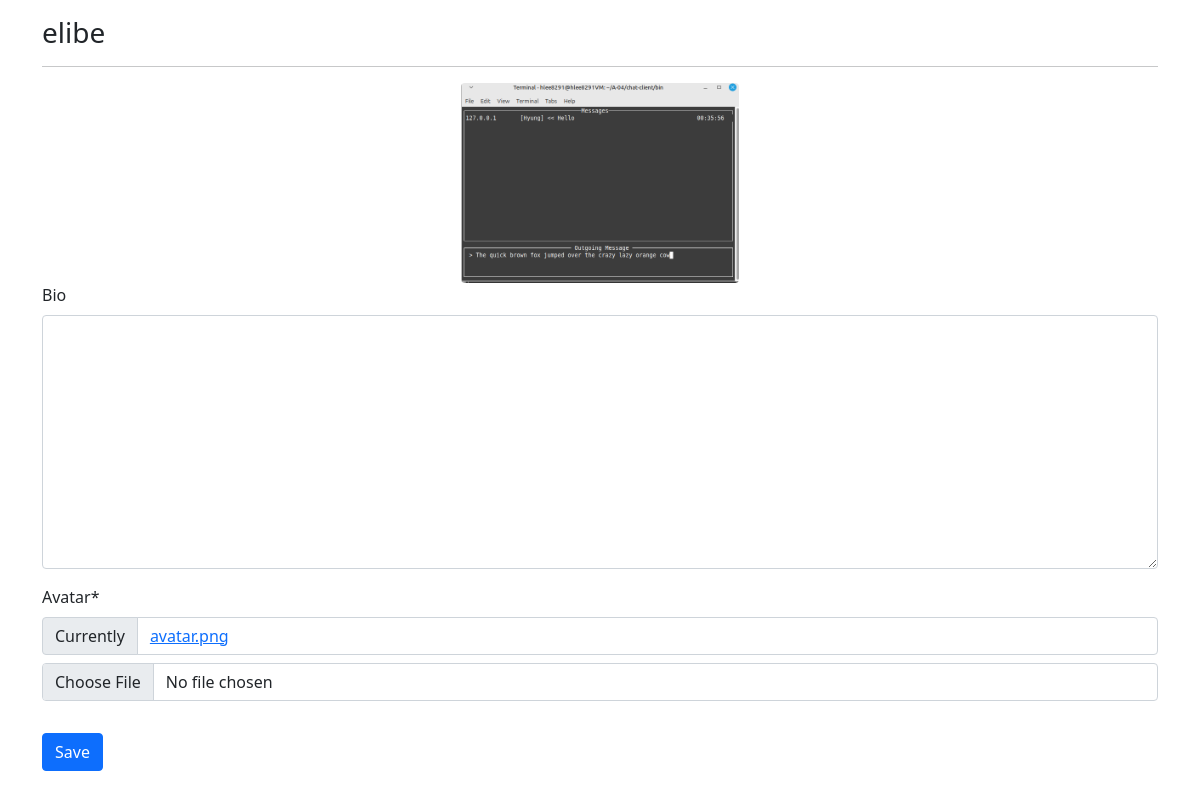
Page /profiles/my/ (signed in) on the earlier database version.
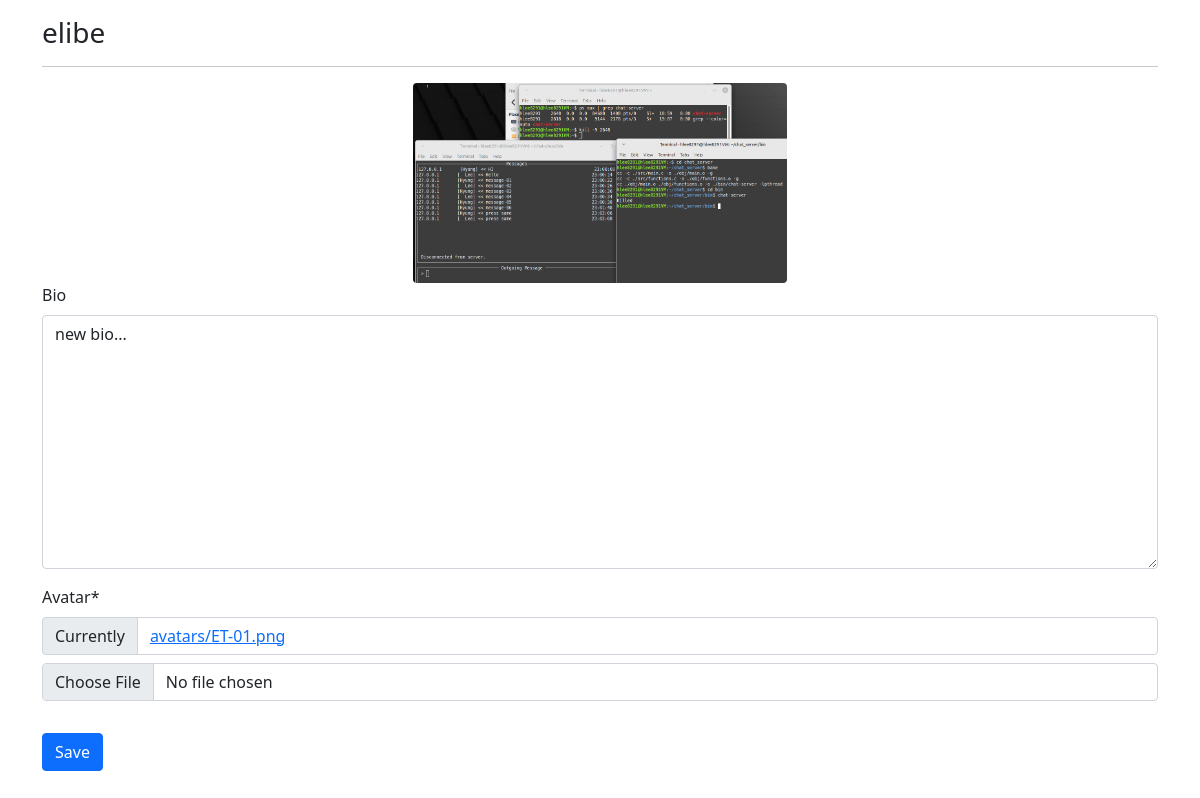
Same page on the later database version.
### profiles/models.py (models this page shows, shortened)
class Profile (models.Model):
    user=models.OneToOneField(User,on_delete=models.CASCADE)
    bio=models.TextField(blank=True)
    avatar=models.ImageField(default='avatar.png', upload_to='avatars')
    updated=models.DateTimeField(auto_now=True)

### profiles/views.py (the view, shortened to what this page needs)
# urls.py: path('my/', my_profile_view, name='my-profile'),
@login_required
def my_profile_view(request):
    obj= Profile.objects.get(user=request.user)
    form= ProfileForm(request.POST or None, request.FILES or None, instance=obj)
    context = {
    'obj': obj,
    'form':form,
    }
    return render(request,'profiles/main.html', context)

### profiles/forms.py
class ProfileForm(forms.ModelForm):
    class Meta:
        model=Profile
        fields=('bio', 'avatar',)

### profiles/templates/profiles/main.html (shortened to what this page needs)
{% extends "base.html" %}
{% load static %}
{% load crispy_forms_tags %}
{% block content %}
<h3>{{obj.user}}</h3>
<hr>
<div class="text-center" id="avatar-box">
    <img src="{{obj.avatar.url}}" class="rounded" height="200px" width="auto" alt="{{obj.user.username}}">
</div>
<form id="profile-form">
    {{form|crispy}}
    <button type="submit" class="btn btn-primary mt-3"> Save</button>
</form>
{% endblock content %}

### templates/base.html (shortened to what this page needs)
{% load static %}
<!doctype html>
<html lang="en">
  <head>
    <link href="https://cdn.jsdelivr.net/npm/bootstrap@5.0.0-beta2/dist/css/bootstrap.min.css" rel="stylesheet">
    <link rel="stylesheet" href="https://unpkg.com/dropzone@5/dist/min/dropzone.min.css" type="text/css" />
     <link rel="stylesheet" href="{% static 'style.css' %}">
  </head>
  <body>
    <div class="container mt-3 mb-3">
        {% block content %}
        {% endblock content %}
    </div>
  </body>
</html>

Differences in the rows shown:
changed Profile "elibe": avatar: picture added in place of a placeholder; bio (not shown) → "new bio..."
Other differences:
text no longer shown: "Bio Avatar * Currently avatar.png"
text now shown: "Bio Avatar * Currently avatars/ET-01.png"
